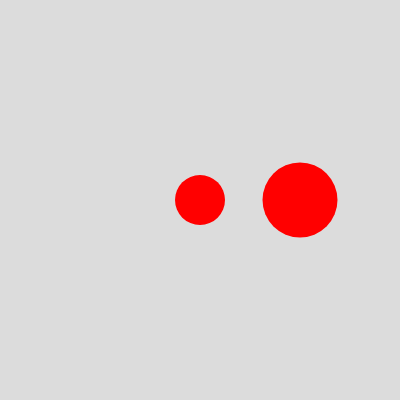
Frame 1 (no input)
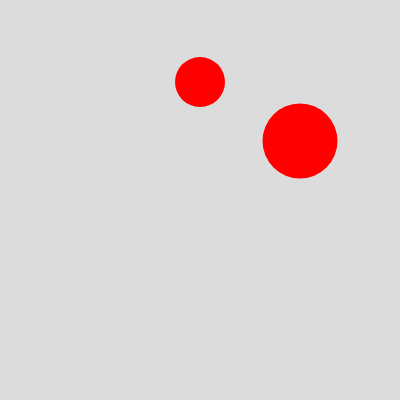
Frame 60 (no input)
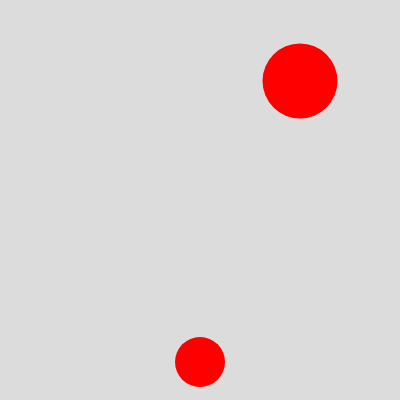
Frame 120 (the mouse pressed at the canvas centre since frame 60)

The p5.js sketch that drew these frames (run headless with seeded random() and noise() and a simulated clock; from frame 60 on, the mouse is pressed at the canvas centre):

// p5.js sketch
// ── sketch.js
// let xpos = 200;
// let ypos = 200;
// let speed = 2;
// let size = 50
// let direction = -1;

// an object
let cir1 = {
  xpos: 200,
  ypos: 200,
  speed: 2,
  size: 50,
  direction: -1,
};

let cir2 = {
  xpos: 300,
  ypos: 200,
  speed: 1,
  size: 75,
  direction: -1,
};

function setup() {
  createCanvas(400, 400);
}

function draw() {
  background(220);
  noStroke();
  fill(255, 0, 0);

  circle(cir1.xpos, cir1.ypos, cir1.size);
  cir1.ypos = (cir1.ypos + cir1.direction * cir1.speed + height) % height;

  circle(cir2.xpos, cir2.ypos, cir2.size);
  cir2.ypos = (cir2.ypos + cir2.direction * cir2.speed + height) % height;

  // console.log(cir1.direction * cir1.speed);
}

// https://editor.p5js.org/jht1493/sketches/S7B_bxawC
// many circles wrap

// https://editor.p5js.org/jht1493/sketches/e190hgdMU
// ICM-06 Example - ICM 21 Week 2 - Object Literal wrap

// https://editor.p5js.org/jht1493/sketches/4_VOFzrq8
// https://editor.p5js.org/enickles/sketches/ANfj8SGBd
// ICM-06 Example - ICM 21 Week 2 - Object Literal
